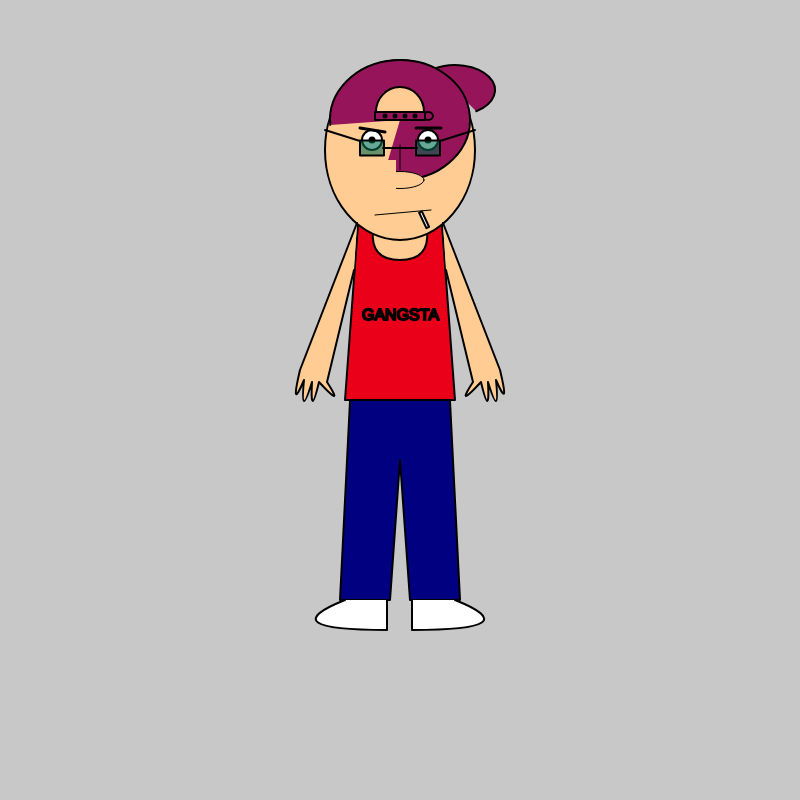
Frame 1 (no input)
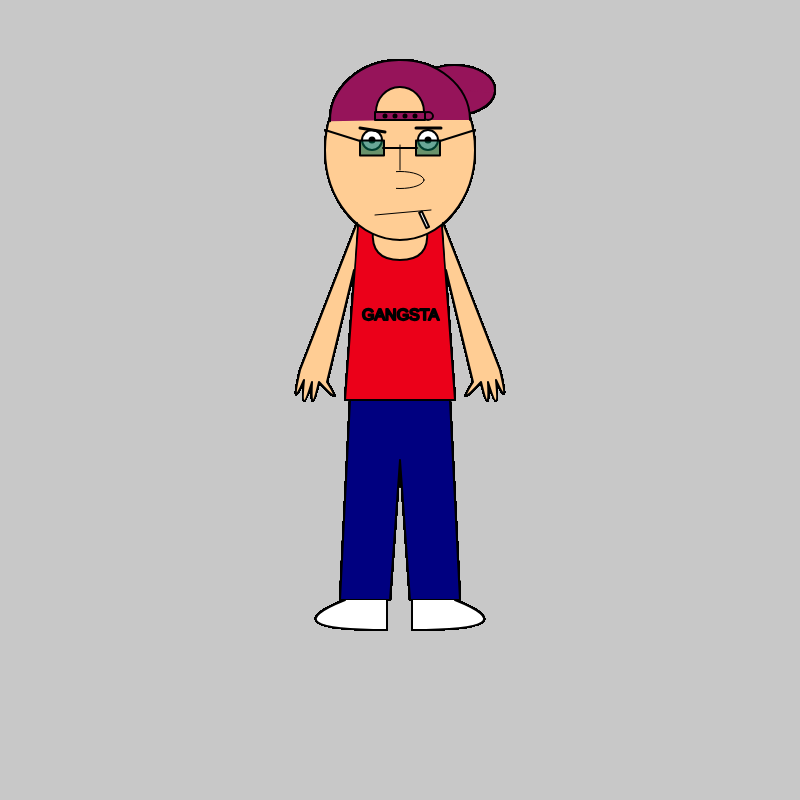
Frame 60 (no input)
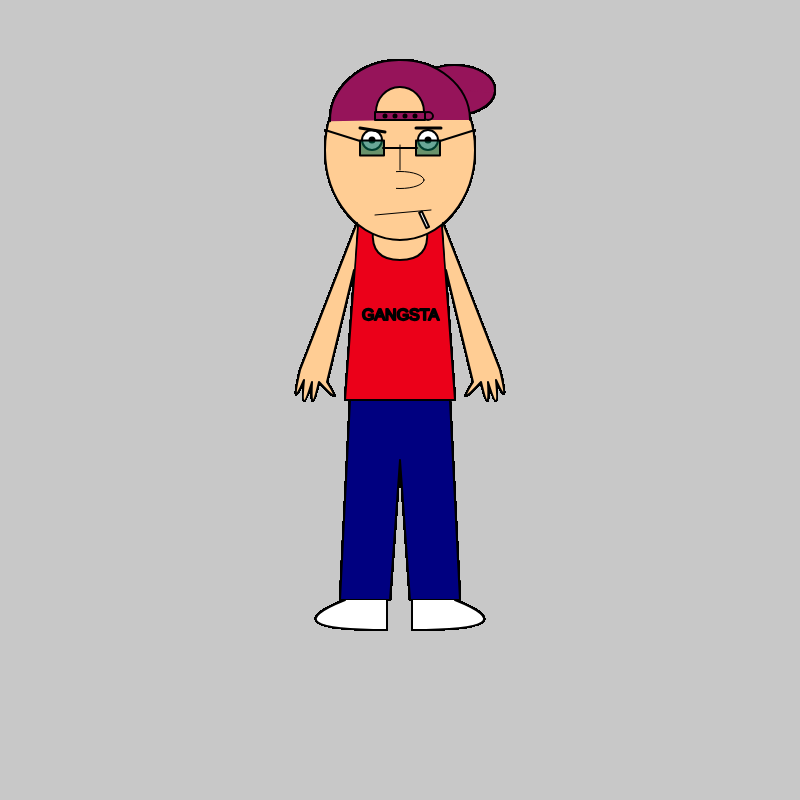
Frame 120 (the mouse pressed at the canvas centre since frame 60)

The p5.js sketch that drew these frames (run headless with seeded random() and noise() and a simulated clock; from frame 60 on, the mouse is pressed at the canvas centre):

// p5.js sketch
// ── sketch.js
function setup() {
  createCanvas(800,800);
  background(200);
}

function draw() {
  
  //shirt
  fill(235,0,25);
  strokeJoin(ROUND);
  strokeWeight(2);
  beginShape();
  vertex(358,225); //top left
  vertex(345,400); //bottom left
  vertex(455,400); //bottom right
  vertex(442,225); //top right
  endShape();
  
  //body underneath shirt
  fill(255,205,148);
  beginShape();
  vertex(373,230);
  quadraticVertex(370,260,400,260);
  vertex(400,260);
  quadraticVertex(430,260,427,230);
  endShape();
  
  //head
  ellipseMode(CENTER);
  fill(150,20,90);
  arc(455,90,80,50,PI+QUARTER_PI,QUARTER_PI); //hat
  fill(255,205,148);
  ellipse(400,150,150,180); //whole head
  
  //hat
  fill(150,20,90);
  arc(400,120,140,120,179,360); // upper hat
  angleMode(DEGREES);
  fill(255,205,148);
  arc(400,112,48,50,179,360); //hole in hat
  fill(150,20,90);
  ellipse(428,116,10,8);
  noStroke();
  rect(417,112,8,8);
  stroke(0);
  fill(150,20,90);
  rect(375,112,50,8);
  fill(0);
  ellipse(385,116,3,3);
  ellipse(395,116,3,3);
  ellipse(405,116,3,3);
  ellipse(415,116,3,3);
  
  
  //left arm
  fill(255,205,148);
  strokeJoin(ROUND);
  strokeWeight(2);
  beginShape();
  vertex(354,270); //bottom of shoulder
  vertex(327,382); //bottom of wrist
  quadraticVertex(345,410,319,382); //thumb
  quadraticVertex(310,420,312,382); //index
  quadraticVertex(300,421,304,380); //middle
  quadraticVertex(290,413,300,370); //little
  vertex(300,370); //top of wrist
  vertex(357,223); //top of shoulder
  endShape();
  
  //right arm
  fill(255,205,148);
  strokeJoin(ROUND);
  strokeWeight(2);
  beginShape();
  vertex(446,270); //bottom of shoulder
  vertex(473,382); //bottom of wrist
  quadraticVertex(455,410,481,382); //thumb
  quadraticVertex(490,420,488,382); //index
  quadraticVertex(500,421,496,380); //middle
  quadraticVertex(510,412,500,370); //little
  vertex(500,370); //top of wrist
  vertex(443,223); //top of shoulder
  endShape();
  
  //legs
  fill(0,0,128);
  strokeJoin(ROUND);
  beginShape();
  vertex(350,401); //top left
  vertex(340,600); //bottom left left
  vertex(390,600); //bottom left right
  vertex(400,460); //middle
  vertex(410,600); //bottom right left
  vertex(460,600); //bottom right right
  vertex(450,401); //top right
  endShape();
  
  //left foot
  fill(255);
  strokeJoin(ROUND);
  beginShape();
  vertex(387,600);
  vertex(387,630);
  quadraticVertex(270,630,345,600);
  endShape();
  
  //right foot
  fill(255);
  strokeJoin(ROUND);
  beginShape();
  vertex(412,600);
  vertex(412,630);
  quadraticVertex(530,630,455,600);
  endShape();
  
  //eyes
  fill(255);
  ellipse(372,140,20,20); //left
  ellipse(428,140,20,20); //right
  fill(0);
  ellipse(372,140,5,5); //left
  ellipse(428,140,5,5); //right
  strokeWeight(3);
  line(360,128,385,132); //left eyebrow
  line(416,128,441,128); //right eyebrow
  
  //nose
  fill(255,205,148);
  strokeWeight(1);
  line(400,145,400,170);
  ellipse(400,180,48,17);
  rectMode(CENTER);
  noStroke();
  rect(376,180,40,40);
  fill(0);
  
  //mouth
  stroke(0);
  line(375,215,431,210);
  
  //glasses
  rectMode(CENTER);
  stroke(0);
  strokeWeight(2);
  fill(0,106,78,150);
  rect(372,148,24,15); //left
  rect(428,148,24,15); //right
  line(383,148,417,148);
  line(360,141,325,130); //left
  line(440,141,475,130); //right
  
    //smoke
  fill(255);
  rectMode(CORNER);
  angleMode(DEGREES);
  rotate(335);
  rect(290,370,3,17);
  
  resetMatrix();
  
  //text on shirt
  textSize(16);
  fill(0);
  text("GANGSTA",362,320);
}
